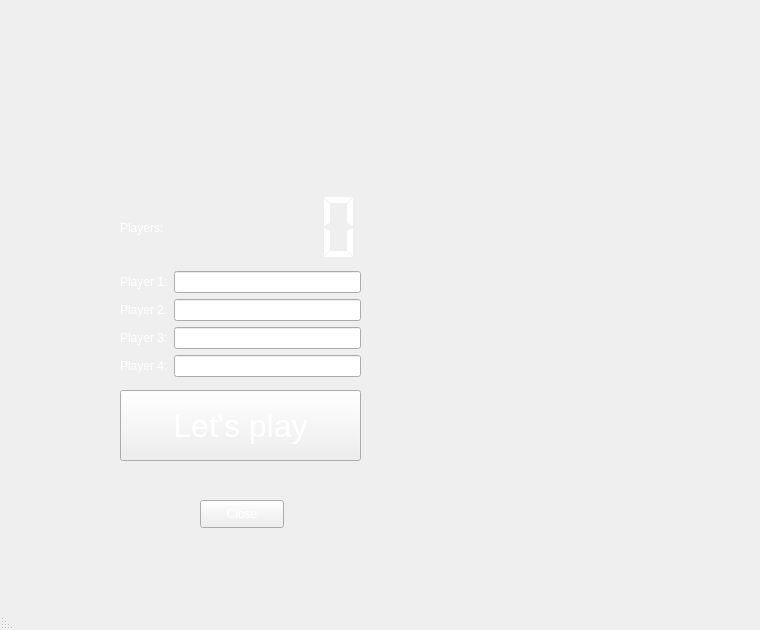
<?xml version="1.0" encoding="UTF-8"?>
<ui version="4.0">
 <class>MainWindow</class>
 <widget class="QMainWindow" name="MainWindow">
  <property name="geometry">
   <rect>
    <x>0</x>
    <y>0</y>
    <width>760</width>
    <height>630</height>
   </rect>
  </property>
  <property name="windowTitle">
   <string>MainWindow</string>
  </property>
  <property name="layoutDirection">
   <enum>Qt::RightToLeft</enum>
  </property>
  <property name="tabShape">
   <enum>QTabWidget::Rounded</enum>
  </property>
  <widget class="QWidget" name="centralwidget">
   <widget class="QStackedWidget" name="stackedWidget">
    <property name="geometry">
     <rect>
      <x>0</x>
      <y>0</y>
      <width>751</width>
      <height>611</height>
     </rect>
    </property>
    <property name="autoFillBackground">
     <bool>false</bool>
    </property>
    <property name="styleSheet">
     <string notr="true">background-image: url(:/background.jpg);</string>
    </property>
    <property name="frameShape">
     <enum>QFrame::NoFrame</enum>
    </property>
    <property name="currentIndex">
     <number>0</number>
    </property>
    <widget class="QWidget" name="Page1">
     <widget class="QWidget" name="gridLayoutWidget">
      <property name="geometry">
       <rect>
        <x>120</x>
        <y>190</y>
        <width>241</width>
        <height>187</height>
       </rect>
      </property>
      <layout class="QGridLayout" name="PlayerInfo">
       <item row="0" column="0">
        <widget class="QLCDNumber" name="lcdNumberPlayers">
         <property name="styleSheet">
          <string notr="true">color: rgb(255, 255, 255);</string>
         </property>
         <property name="frameShape">
          <enum>QFrame::NoFrame</enum>
         </property>
         <property name="smallDecimalPoint">
          <bool>false</bool>
         </property>
         <property name="mode">
          <enum>QLCDNumber::Dec</enum>
         </property>
         <property name="segmentStyle">
          <enum>QLCDNumber::Flat</enum>
         </property>
         <property name="value" stdset="0">
          <double>0.000000000000000</double>
         </property>
         <property name="intValue" stdset="0">
          <number>0</number>
         </property>
        </widget>
       </item>
       <item row="4" column="0">
        <widget class="QLineEdit" name="lineEditPlayer4">
         <property name="styleSheet">
          <string notr="true">color: rgb(255, 255, 255);</string>
         </property>
        </widget>
       </item>
       <item row="0" column="1">
        <widget class="QLabel" name="labelPlayers">
         <property name="styleSheet">
          <string notr="true">color: rgb(255, 255, 255);</string>
         </property>
         <property name="text">
          <string>Players:</string>
         </property>
        </widget>
       </item>
       <item row="3" column="1">
        <widget class="QLabel" name="labelPlayer3">
         <property name="styleSheet">
          <string notr="true">color: rgb(255, 255, 255);</string>
         </property>
         <property name="text">
          <string>Player 3:</string>
         </property>
        </widget>
       </item>
       <item row="2" column="0">
        <widget class="QLineEdit" name="lineEditPlayer2">
         <property name="styleSheet">
          <string notr="true">color: rgb(255, 255, 255);</string>
         </property>
        </widget>
       </item>
       <item row="1" column="1">
        <widget class="QLabel" name="labelPlayer1">
         <property name="styleSheet">
          <string notr="true">color: rgb(255, 255, 255);</string>
         </property>
         <property name="text">
          <string>Player 1:</string>
         </property>
        </widget>
       </item>
       <item row="4" column="1">
        <widget class="QLabel" name="labelPlayer4">
         <property name="styleSheet">
          <string notr="true">color: rgb(255, 255, 255);</string>
         </property>
         <property name="text">
          <string>Player 4:</string>
         </property>
        </widget>
       </item>
       <item row="2" column="1">
        <widget class="QLabel" name="labelPlayer2">
         <property name="styleSheet">
          <string notr="true">color: rgb(255, 255, 255);</string>
         </property>
         <property name="text">
          <string>Player 2:</string>
         </property>
        </widget>
       </item>
       <item row="1" column="0">
        <widget class="QLineEdit" name="lineEditPlayer1">
         <property name="styleSheet">
          <string notr="true">color: rgb(255, 255, 255);</string>
         </property>
        </widget>
       </item>
       <item row="3" column="0">
        <widget class="QLineEdit" name="lineEditPlayer3">
         <property name="enabled">
          <bool>true</bool>
         </property>
         <property name="styleSheet">
          <string notr="true">color: rgb(255, 255, 255);</string>
         </property>
        </widget>
       </item>
      </layout>
     </widget>
     <widget class="QPushButton" name="pushButtonClose">
      <property name="geometry">
       <rect>
        <x>200</x>
        <y>500</y>
        <width>84</width>
        <height>28</height>
       </rect>
      </property>
      <property name="styleSheet">
       <string notr="true">color: rgb(255, 255, 255);</string>
      </property>
      <property name="text">
       <string>Close</string>
      </property>
     </widget>
     <widget class="QPushButton" name="pushButtonPlay">
      <property name="geometry">
       <rect>
        <x>120</x>
        <y>390</y>
        <width>241</width>
        <height>71</height>
       </rect>
      </property>
      <property name="font">
       <font>
        <pointsize>24</pointsize>
       </font>
      </property>
      <property name="styleSheet">
       <string notr="true">color: rgb(255, 255, 255);</string>
      </property>
      <property name="text">
       <string>Let's play</string>
      </property>
     </widget>
     <widget class="QLabel" name="label_6">
      <property name="geometry">
       <rect>
        <x>40</x>
        <y>30</y>
        <width>491</width>
        <height>141</height>
       </rect>
      </property>
      <property name="font">
       <font>
        <family>Trebuchet MS</family>
        <pointsize>60</pointsize>
        <weight>9</weight>
        <italic>true</italic>
        <bold>false</bold>
       </font>
      </property>
      <property name="layoutDirection">
       <enum>Qt::LeftToRight</enum>
      </property>
      <property name="styleSheet">
       <string notr="true">color: rgb(204, 0, 0);
font: 75 italic 60pt &quot;Trebuchet MS&quot;;</string>
      </property>
      <property name="frameShape">
       <enum>QFrame::NoFrame</enum>
      </property>
      <property name="text">
       <string/>
      </property>
      <property name="pixmap">
       <pixmap resource="mainwindow.qrc">:/logo.png</pixmap>
      </property>
      <property name="scaledContents">
       <bool>true</bool>
      </property>
      <property name="alignment">
       <set>Qt::AlignCenter</set>
      </property>
     </widget>
     <widget class="QLabel" name="labelPlayerFound">
      <property name="geometry">
       <rect>
        <x>120</x>
        <y>170</y>
        <width>241</width>
        <height>20</height>
       </rect>
      </property>
      <property name="styleSheet">
       <string notr="true">color: rgb(255, 255, 255);</string>
      </property>
      <property name="text">
       <string/>
      </property>
      <property name="alignment">
       <set>Qt::AlignCenter</set>
      </property>
     </widget>
    </widget>
    <widget class="QWidget" name="Page2">
     <widget class="QWidget" name="gridLayoutWidget_2">
      <property name="geometry">
       <rect>
        <x>40</x>
        <y>500</y>
        <width>381</width>
        <height>31</height>
       </rect>
      </property>
      <layout class="QGridLayout" name="gridLayout">
       <item row="0" column="3">
        <widget class="QPushButton" name="rollButton">
         <property name="styleSheet">
          <string notr="true">color: rgb(255, 255, 255);</string>
         </property>
         <property name="text">
          <string>Roll</string>
         </property>
        </widget>
       </item>
       <item row="0" column="0">
        <widget class="QPushButton" name="quitButton">
         <property name="styleSheet">
          <string notr="true">color: rgb(255, 255, 255);</string>
         </property>
         <property name="text">
          <string>Quit</string>
         </property>
        </widget>
       </item>
       <item row="0" column="2">
        <widget class="QPushButton" name="giveTurnButton">
         <property name="styleSheet">
          <string notr="true">color: rgb(255, 255, 255);</string>
         </property>
         <property name="text">
          <string>Give turn</string>
         </property>
        </widget>
       </item>
       <item row="0" column="1">
        <widget class="QPushButton" name="resetButton">
         <property name="styleSheet">
          <string notr="true">color: rgb(255, 255, 255);</string>
         </property>
         <property name="text">
          <string>Reset</string>
         </property>
        </widget>
       </item>
      </layout>
     </widget>
     <widget class="QWidget" name="gridLayoutWidget_3">
      <property name="geometry">
       <rect>
        <x>50</x>
        <y>150</y>
        <width>541</width>
        <height>141</height>
       </rect>
      </property>
      <layout class="QGridLayout" name="gridLayout_2">
       <item row="0" column="5">
        <widget class="QLabel" name="dice1Label">
         <property name="layoutDirection">
          <enum>Qt::RightToLeft</enum>
         </property>
         <property name="autoFillBackground">
          <bool>false</bool>
         </property>
         <property name="styleSheet">
          <string notr="true"/>
         </property>
         <property name="frameShape">
          <enum>QFrame::NoFrame</enum>
         </property>
         <property name="text">
          <string/>
         </property>
         <property name="pixmap">
          <pixmap>Resources/1.png</pixmap>
         </property>
         <property name="alignment">
          <set>Qt::AlignCenter</set>
         </property>
        </widget>
       </item>
       <item row="0" column="4">
        <widget class="QLabel" name="dice2Label">
         <property name="text">
          <string/>
         </property>
         <property name="pixmap">
          <pixmap>Resources/2.png</pixmap>
         </property>
         <property name="alignment">
          <set>Qt::AlignCenter</set>
         </property>
        </widget>
       </item>
       <item row="0" column="3">
        <widget class="QLabel" name="dice3Label">
         <property name="text">
          <string/>
         </property>
         <property name="pixmap">
          <pixmap>Resources/3.png</pixmap>
         </property>
         <property name="alignment">
          <set>Qt::AlignCenter</set>
         </property>
        </widget>
       </item>
       <item row="0" column="2">
        <widget class="QLabel" name="dice4Label">
         <property name="styleSheet">
          <string notr="true"/>
         </property>
         <property name="text">
          <string/>
         </property>
         <property name="pixmap">
          <pixmap>Resources/4.png</pixmap>
         </property>
         <property name="alignment">
          <set>Qt::AlignCenter</set>
         </property>
        </widget>
       </item>
       <item row="0" column="0">
        <widget class="QLabel" name="dice5Label">
         <property name="autoFillBackground">
          <bool>false</bool>
         </property>
         <property name="styleSheet">
          <string notr="true"/>
         </property>
         <property name="frameShadow">
          <enum>QFrame::Plain</enum>
         </property>
         <property name="text">
          <string/>
         </property>
         <property name="pixmap">
          <pixmap>Resources/5.png</pixmap>
         </property>
         <property name="alignment">
          <set>Qt::AlignCenter</set>
         </property>
        </widget>
       </item>
       <item row="1" column="5">
        <widget class="QPushButton" name="pushButtonSlot1">
         <property name="autoFillBackground">
          <bool>false</bool>
         </property>
         <property name="styleSheet">
          <string notr="true">color: rgb(255, 255, 255);</string>
         </property>
         <property name="text">
          <string>1</string>
         </property>
         <property name="autoDefault">
          <bool>false</bool>
         </property>
         <property name="default">
          <bool>false</bool>
         </property>
         <property name="flat">
          <bool>false</bool>
         </property>
        </widget>
       </item>
       <item row="1" column="4">
        <widget class="QPushButton" name="pushButtonSlot2">
         <property name="styleSheet">
          <string notr="true">color: rgb(255, 255, 255);</string>
         </property>
         <property name="text">
          <string>2</string>
         </property>
        </widget>
       </item>
       <item row="1" column="3">
        <widget class="QPushButton" name="pushButtonSlot3">
         <property name="styleSheet">
          <string notr="true">color: rgb(255, 255, 255);</string>
         </property>
         <property name="text">
          <string>3</string>
         </property>
        </widget>
       </item>
       <item row="1" column="2">
        <widget class="QPushButton" name="pushButtonSlot4">
         <property name="styleSheet">
          <string notr="true">color: rgb(255, 255, 255);</string>
         </property>
         <property name="text">
          <string>4</string>
         </property>
        </widget>
       </item>
       <item row="1" column="0">
        <widget class="QPushButton" name="pushButtonSlot5">
         <property name="styleSheet">
          <string notr="true">color: rgb(255, 255, 255);</string>
         </property>
         <property name="text">
          <string>5</string>
         </property>
        </widget>
       </item>
      </layout>
     </widget>
     <widget class="QWidget" name="gridLayoutWidget_4">
      <property name="geometry">
       <rect>
        <x>210</x>
        <y>80</y>
        <width>231</width>
        <height>48</height>
       </rect>
      </property>
      <layout class="QGridLayout" name="gridLayout_3">
       <item row="0" column="0">
        <widget class="QLabel" name="PlayerInTurnLabel">
         <property name="styleSheet">
          <string notr="true">color: rgb(255, 255, 255);</string>
         </property>
         <property name="text">
          <string/>
         </property>
        </widget>
       </item>
       <item row="0" column="1">
        <widget class="QLabel" name="label_8">
         <property name="styleSheet">
          <string notr="true">color: rgb(255, 255, 255);</string>
         </property>
         <property name="text">
          <string>In turn:</string>
         </property>
        </widget>
       </item>
       <item row="1" column="1">
        <widget class="QLabel" name="label_9">
         <property name="styleSheet">
          <string notr="true">color: rgb(255, 255, 255);</string>
         </property>
         <property name="text">
          <string>Rolls left:</string>
         </property>
        </widget>
       </item>
       <item row="1" column="0">
        <widget class="QLabel" name="RollsLeftLabel">
         <property name="styleSheet">
          <string notr="true">color: rgb(255, 255, 255);</string>
         </property>
         <property name="text">
          <string/>
         </property>
        </widget>
       </item>
      </layout>
     </widget>
     <widget class="QTextBrowser" name="GamePlayTextBrowser">
      <property name="geometry">
       <rect>
        <x>50</x>
        <y>310</y>
        <width>371</width>
        <height>171</height>
       </rect>
      </property>
      <property name="font">
       <font>
        <pointsize>10</pointsize>
       </font>
      </property>
      <property name="styleSheet">
       <string notr="true">background-color: transparent;
color: rgb(255, 255, 255);</string>
      </property>
     </widget>
     <widget class="QLCDNumber" name="lcdNumberTimer">
      <property name="geometry">
       <rect>
        <x>640</x>
        <y>20</y>
        <width>81</width>
        <height>41</height>
       </rect>
      </property>
      <property name="styleSheet">
       <string notr="true">background-color: none;
border-color: rgb(255, 255, 255);</string>
      </property>
      <property name="frameShape">
       <enum>QFrame::NoFrame</enum>
      </property>
      <property name="smallDecimalPoint">
       <bool>false</bool>
      </property>
      <property name="segmentStyle">
       <enum>QLCDNumber::Filled</enum>
      </property>
     </widget>
     <widget class="QPushButton" name="pauseButton">
      <property name="geometry">
       <rect>
        <x>633</x>
        <y>70</y>
        <width>91</width>
        <height>28</height>
       </rect>
      </property>
      <property name="styleSheet">
       <string notr="true">color: rgb(255, 255, 255);</string>
      </property>
      <property name="text">
       <string>Pause</string>
      </property>
     </widget>
    </widget>
   </widget>
  </widget>
  <widget class="QMenuBar" name="menubar">
   <property name="geometry">
    <rect>
     <x>0</x>
     <y>0</y>
     <width>760</width>
     <height>25</height>
    </rect>
   </property>
  </widget>
  <widget class="QStatusBar" name="statusbar"/>
 </widget>
 <resources>
  <include location="mainwindow.qrc"/>
 </resources>
 <connections>
  <connection>
   <sender>pushButtonClose</sender>
   <signal>clicked()</signal>
   <receiver>MainWindow</receiver>
   <slot>close()</slot>
   <hints>
    <hint type="sourcelabel">
     <x>364</x>
     <y>528</y>
    </hint>
    <hint type="destinationlabel">
     <x>399</x>
     <y>314</y>
    </hint>
   </hints>
  </connection>
  <connection>
   <sender>quitButton</sender>
   <signal>clicked()</signal>
   <receiver>MainWindow</receiver>
   <slot>close()</slot>
   <hints>
    <hint type="sourcelabel">
     <x>484</x>
     <y>556</y>
    </hint>
    <hint type="destinationlabel">
     <x>353</x>
     <y>587</y>
    </hint>
   </hints>
  </connection>
 </connections>
</ui>
